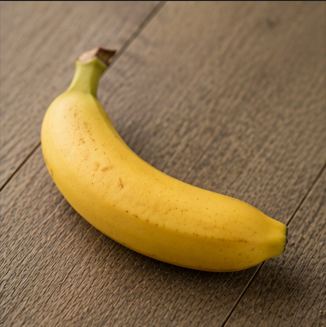
#> input picture minggu 11/dataset/kelas1/1.jpg, 326 x 327 px; its folder holds only this picture in this run
$ python 'Tugas 11.py'
#> lines starting #> are read from the running program, lines starting #| are printed output that depends on the picture; after the words box and inside, x2 and y2 are one past the last pixel; in counts of white or black regions, pixels touching at a corner belong together
import cv2
import numpy as np
import os
import matplotlib.pyplot as plt
from sklearn.neighbors import KNeighborsClassifier
from sklearn.model_selection import train_test_split
from sklearn.metrics import accuracy_score, confusion_matrix
from itertools import combinations

def load_dataset(path):

    images = []
    labels = []
    class_names = sorted(os.listdir(path))

    for label, cls in enumerate(class_names):

        cls_path = os.path.join(path, cls)

        for file in os.listdir(cls_path):

            img = cv2.imread(
                os.path.join(cls_path, file)
            )

            if img is None:
                continue

            gray = cv2.cvtColor(
                img,
                cv2.COLOR_BGR2GRAY
            )

            blur = cv2.GaussianBlur(
                gray,
                (7,7),
                0
            )

            _, thresh = cv2.threshold(
                blur,
                0,
                255,
                cv2.THRESH_BINARY + cv2.THRESH_OTSU
            )

            thresh = cv2.bitwise_not(thresh)

            kernel = np.ones((5,5), np.uint8)

            thresh = cv2.morphologyEx(
                thresh,
                cv2.MORPH_OPEN,
                kernel
            )

            thresh = cv2.morphologyEx(
                thresh,
                cv2.MORPH_CLOSE,
                kernel
            )

            thresh = cv2.erode(
                thresh,
                kernel,
                iterations=1
            )

            thresh = cv2.dilate(
                thresh,
                kernel,
                iterations=1
            )

            contours, _ = cv2.findContours(
                thresh,
                cv2.RETR_EXTERNAL,
                cv2.CHAIN_APPROX_NONE
            )

            if len(contours) == 0:
                continue

            contour = max(
                contours,
                key=cv2.contourArea
            )

            mask = np.zeros_like(thresh)

            cv2.drawContours(
                mask,
                [contour],
                -1,
                255,
                thickness=cv2.FILLED
            )

            images.append(mask)
            labels.append(label)

    return images, labels, class_names

def region_features(contour):

    area = cv2.contourArea(contour)

    perimeter = cv2.arcLength(
        contour,
        True
    )

    M = cv2.moments(contour)

    cx = M["m10"] / M["m00"] if M["m00"] != 0 else 0
    cy = M["m01"] / M["m00"] if M["m00"] != 0 else 0

    x, y, w, h = cv2.boundingRect(contour)

    aspect_ratio = w / h if h != 0 else 0

    rect_area = w * h

    extent = area / rect_area if rect_area != 0 else 0

    hull = cv2.convexHull(contour)

    hull_area = cv2.contourArea(hull)

    solidity = area / hull_area if hull_area != 0 else 0

    return [
        area,
        perimeter,
        cx,
        cy,
        w,
        h,
        hull_area,
        aspect_ratio,
        extent,
        solidity
    ]

def moment_features(contour):

    M = cv2.moments(contour)

    spatial = [
        M["m00"],
        M["m10"],
        M["m01"]
    ]

    central = [
        M["mu20"],
        M["mu02"],
        M["mu11"]
    ]

    hu = cv2.HuMoments(M).flatten()

    hu = -np.sign(hu) * np.log10(
        np.abs(hu) + 1e-10
    )

    return spatial + central + list(hu)

def chain_code_8(contour):

    points = contour.squeeze()

    dirs = [
        (1,0),
        (1,1),
        (0,1),
        (-1,1),
        (-1,0),
        (-1,-1),
        (0,-1),
        (1,-1)
    ]

    codes = []

    for i in range(len(points)-1):

        dx = points[i+1][0] - points[i][0]
        dy = points[i+1][1] - points[i][1]

        dx = int(np.sign(dx))
        dy = int(np.sign(dy))

        for idx, (x, y) in enumerate(dirs):

            if dx == x and dy == y:
                codes.append(idx)

    return codes[:30]

def chain_code_4(contour):

    points = contour.squeeze()

    dirs = [
        (1,0),
        (0,1),
        (-1,0),
        (0,-1)
    ]

    codes = []

    for i in range(len(points)-1):

        dx = points[i+1][0] - points[i][0]
        dy = points[i+1][1] - points[i][1]

        dx = int(np.sign(dx))
        dy = int(np.sign(dy))

        if abs(dx) > abs(dy):
            dy = 0
        else:
            dx = 0

        for idx, (x, y) in enumerate(dirs):

            if dx == x and dy == y:
                codes.append(idx)

    return codes[:30]

def normalize_chain_code_8(codes):

    if len(codes) == 0:
        return [0] * 30

    diff = []

    for i in range(len(codes)):
        diff.append(
            (codes[i] - codes[i-1]) % 8
        )

    diff += [0] * (30 - len(diff))

    return diff[:30]

def normalize_chain_code_4(codes):

    if len(codes) == 0:
        return [0] * 30

    diff = []

    for i in range(len(codes)):
        diff.append(
            (codes[i] - codes[i-1]) % 4
        )

    diff += [0] * (30 - len(diff))

    return diff[:30]

def polygon_features(contour):

    epsilon = 0.01 * cv2.arcLength(
        contour,
        True
    )

    approx = cv2.approxPolyDP(
        contour,
        epsilon,
        True
    )

    return [len(approx)]

def fourier_features(contour, n=20):

    pts = contour.squeeze()

    complex_pts = pts[:,0] + 1j * pts[:,1]

    complex_pts = complex_pts - np.mean(complex_pts)

    fd = np.fft.fft(complex_pts)

    fd = np.abs(fd)

    fd = fd[1:]

    if fd[0] != 0:
        fd = fd / fd[0]

    if len(fd) < n:
        fd = np.pad(
            fd,
            (0, n - len(fd))
        )

    return list(fd[:n])

def reconstruct_fourier(contour, descriptors):

    pts = contour.squeeze()

    complex_pts = pts[:,0] + 1j * pts[:,1]

    complex_pts = complex_pts - np.mean(complex_pts)

    fd = np.fft.fft(complex_pts)

    truncated = np.zeros_like(fd)

    truncated[:descriptors] = fd[:descriptors]
    truncated[-descriptors:] = fd[-descriptors:]

    reconstructed = np.fft.ifft(truncated)

    return reconstructed

def extract_features(images):

    features = []

    for img in images:

        contours, _ = cv2.findContours(
            img,
            cv2.RETR_EXTERNAL,
            cv2.CHAIN_APPROX_NONE
        )

        if len(contours) == 0:
            continue

        contour = max(
            contours,
            key=cv2.contourArea
        )

        f1 = region_features(contour)

        f2 = moment_features(contour)

        cc8 = chain_code_8(contour)
        cc8 = normalize_chain_code_8(cc8)

        cc4 = chain_code_4(contour)
        cc4 = normalize_chain_code_4(cc4)

        f3 = polygon_features(contour)

        f4 = fourier_features(contour)

        feature_vector = (
            f1 +
            f2 +
            cc8 +
            cc4 +
            f3 +
            f4
        )

        features.append(feature_vector)

    return np.array(features)

# [85 lines left out: function evaluate_feature_sets, not called in this run]

def visualize_per_class(images, labels, class_names):

    total_classes = len(class_names)

    for cls_idx in range(total_classes):

        class_images = []

        for i in range(len(images)):

            if labels[i] == cls_idx:
                class_images.append(images[i])

        plt.figure(figsize=(18,12))

        for j in range(len(class_images)):

            img = class_images[j]

            contours, _ = cv2.findContours(
                img,
                cv2.RETR_EXTERNAL,
                cv2.CHAIN_APPROX_NONE
            )

            if len(contours) == 0:
                continue

            contour = max(
                contours,
                key=cv2.contourArea
            )

            canvas = cv2.cvtColor(
                img,
                cv2.COLOR_GRAY2BGR
            )

            hull = cv2.convexHull(contour)

            epsilon = 0.01 * cv2.arcLength(
                contour,
                True
            )

            approx = cv2.approxPolyDP(
                contour,
                epsilon,
                True
            )

            x, y, w, h = cv2.boundingRect(contour)

            cv2.drawContours(
                canvas,
                [contour],
                -1,
                (0,255,0),
                2
            )

            cv2.drawContours(
                canvas,
                [hull],
                -1,
                (255,0,0),
                2
            )

            cv2.drawContours(
                canvas,
                [approx],
                -1,
                (0,0,255),
                2
            )

            cv2.rectangle(
                canvas,
                (x,y),
                (x+w,y+h),
                (255,255,0),
                2
            )

            plt.subplot(4,6,j+1)

            plt.imshow(canvas)

            plt.title(
                f"{class_names[cls_idx]}-{j+1}"
            )

            plt.axis("off")

            recon5 = reconstruct_fourier(
                contour,
                5
            )

            plt.subplot(4,6,j+7)

            plt.plot(
                recon5.real,
                recon5.imag
            )

            plt.title("FD-5")

            plt.axis("equal")

            plt.axis("off")

            recon10 = reconstruct_fourier(
                contour,
                10
            )

            plt.subplot(4,6,j+13)

            plt.plot(
                recon10.real,
                recon10.imag
            )

            plt.title("FD-10")

            plt.axis("equal")

            plt.axis("off")

            recon20 = reconstruct_fourier(
                contour,
                20
            )

            plt.subplot(4,6,j+19)

            plt.plot(
                recon20.real,
                recon20.imag
            )

            plt.title("FD-20")

            plt.axis("equal")

            plt.axis("off")

        plt.tight_layout()

        plt.show()

def run_pipeline(dataset_path):

    images, labels, class_names = load_dataset(
        dataset_path
    )
#> in load_dataset, img is the input picture: shape (327, 326, 3); mean B, G, R 74.7, 115, 142.2
#> in load_dataset, `gray = cv2.cvtColor( img, cv2.COLOR_BGR2GRAY )`:
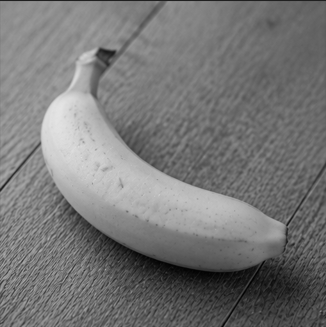
#> gray: shape (327, 326); min 1, max 229, mean 118.6
#> in load_dataset, `_, thresh = cv2.threshold( blur, 0, 255, cv2.THRESH_BINARY + cv2.THRES..`:
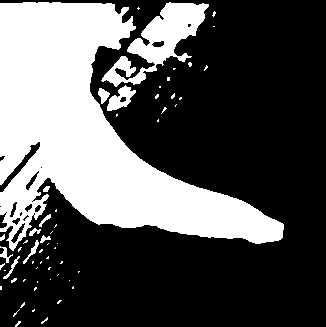
#> thresh: shape (327, 326); 33.6% white; 60 white regions (48 under 20 px), largest, box (x1, y1, x2, y2) and area: (0, 2, 284, 251) 31252, (101, 2, 209, 87) 3316, (107, 85, 136, 111) 372
#> in load_dataset, `thresh = cv2.morphologyEx( thresh, cv2.MORPH_OPEN, kernel )`: thresh: shape (327, 326); 64.9% white; 40 black regions (37 under 20 px), largest, box (x1, y1, x2, y2) and area: (0, 0, 284, 283) 36991, (23, 231, 53, 264) 206, (15, 321, 21, 327) 20
#> in load_dataset, `thresh = cv2.morphologyEx( thresh, cv2.MORPH_CLOSE, kernel )`:
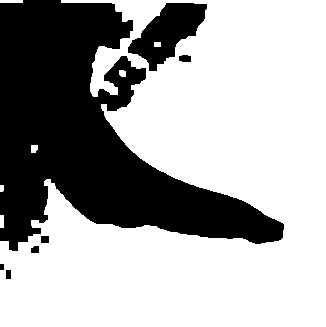
#> thresh: shape (327, 326); 65.6% white; 7 black regions, largest, box (x1, y1, x2, y2) and area: (0, 0, 284, 251) 33703, (128, 3, 207, 71) 2704, (179, 55, 191, 62) 75
#> in load_dataset, `thresh = cv2.erode( thresh, kernel, iterations=1 )`:
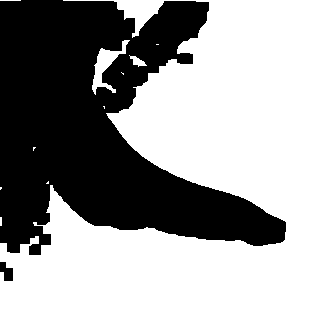
#> thresh: shape (327, 326); 62.1% white; 2 black regions, box (x1, y1, x2, y2) and area: (0, 0, 286, 255) 40192, (0, 262, 13, 281) 169
#> in load_dataset, `thresh = cv2.dilate( thresh, kernel, iterations=1 )`: thresh: shape (327, 326); 65.6% white; 5 black regions
#> in load_dataset, `contours, _ = cv2.findContours( thresh, cv2.RETR_EXTERNAL, cv2.CHAIN_A..`: contours = 7 contours, 1 with area under 20; largest, box (x1, y1, x2, y2) and area: (0, 0, 326, 327) 68667, (0, 0, 23, 3) 44, (31, 145, 38, 153) 38, (0, 215, 4, 228) 36, (119, 70, 126, 77) 32, (154, 42, 161, 47) 24
#> in load_dataset, `contour = max( contours, key=cv2.contourArea )`: contour = contour of 2274 points, box (x1, y1, x2, y2) (0, 0, 326, 327), area 68667
#> in load_dataset, `cv2.drawContours( mask, [contour], -1, 255, thickness=cv2.FILLED )`:
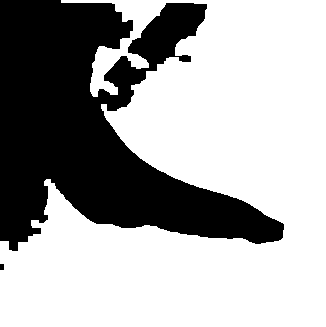
#> mask: shape (327, 326); 65.5% white; 2 black regions, box (x1, y1, x2, y2) and area: (0, 0, 284, 251) 36773, (0, 264, 4, 270) 24
#> images = 1 item; labels = [0]; class_names = ['kelas1']

    print("Jumlah Data :", len(images))
#| Jumlah Data : 1

    print("Class :", class_names)
#| Class : ['kelas1']

    visualize_per_class(
        images,
        labels,
        class_names
    )
#> in visualize_per_class, `total_classes = len(class_names)`: total_classes = 1
#> the loop in visualize_per_class, `for cls_idx in range(total_classes): ` made 1 pass
#> pass 1, in visualize_per_class, `plt.show()`:
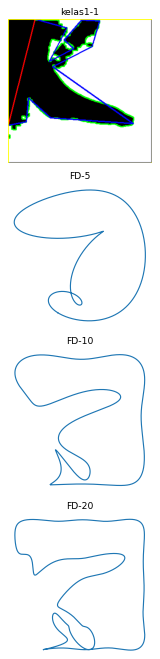
#> figure drawn by matplotlib, 4 panels; B, G, R data is drawn as R, G, B
#> after the loop in visualize_per_class, `for cls_idx in range(total_classes):`:
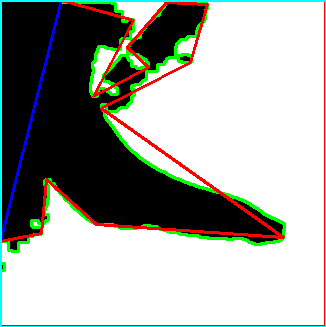
#> canvas: shape (327, 326, 3); mean B, G, R 159.7, 166, 162.5

    X = extract_features(images)
#> the loop in extract_features, `for img in images: ` made 1 pass
#> (area in region_features, perimeter in region_features, cx in region_features, cy in region_features, x in region_features, y in region_features, w in region_features, h in region_features) on pass 1: (68667, 2419.8, 198.8, 183.1, 0, 0, 326, 327)
#> after the loop in extract_features, `for img in images:`: features = 1 item

    y = np.array(labels)
#> y = [0]

#> (the run stopped early here; a loop or call above may not have finished)

$ run again, on minggu 11/dataset/kelas1/2.jpg
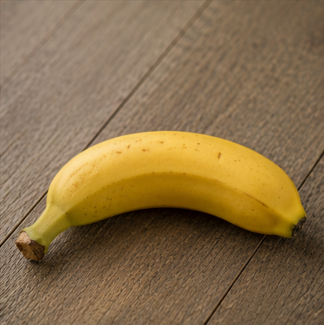
#> input picture minggu 11/dataset/kelas1/2.jpg, 324 x 325 px
#> in load_dataset, img is the input picture: shape (325, 324, 3); mean B, G, R 74, 111.1, 136.4
#> in load_dataset, `_, thresh = cv2.threshold( blur, 0, 255, cv2.THRESH_BINARY + cv2.THRES..`:
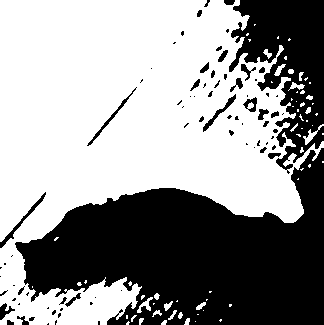
#> thresh: shape (325, 324); 59.1% white; 79 black regions (53 under 20 px), largest, box (x1, y1, x2, y2) and area: (15, 148, 324, 325) 32226, (229, 0, 324, 174) 8686, (0, 192, 46, 248) 250
#> in load_dataset, `contours, _ = cv2.findContours( thresh, cv2.RETR_EXTERNAL, cv2.CHAIN_A..`: contours = 12 contours, 4 with area under 20; largest, box (x1, y1, x2, y2) and area: (16, 148, 324, 325) 31694, (232, 0, 324, 154) 8382, (0, 307, 5, 319) 42, (224, 0, 234, 5) 34, (277, 159, 283, 165) 24, (277, 121, 283, 126) 20, (236, 79, 241, 85) 20, (241, 65, 246, 71) 20
#> contour = contour of 1067 points, box (x1, y1, x2, y2) (16, 148, 324, 325), area 31694
#> mask: shape (325, 324); 30.6% white; 1 white region, box (x1, y1, x2, y2) and area: (16, 148, 324, 325) 32228
#> images = 1 item; labels = [0]; class_names = ['kelas1']
#| Jumlah Data : 1
#| Class : ['kelas1']
#> total_classes = 1
#> after the loop in visualize_per_class, `for cls_idx in range(total_classes):`:
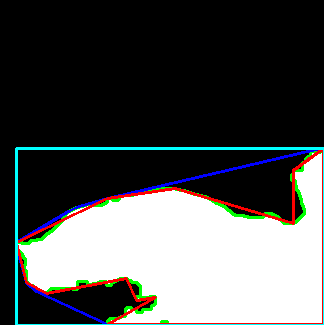
#> canvas: shape (325, 324, 3); mean B, G, R 79, 79.9, 76.9
#> the loop in extract_features, `for img in images: ` made 1 pass
#> (area in region_features, perimeter in region_features, cx in region_features, cy in region_features, x in region_features, y in region_features, w in region_features, h in region_features) on pass 1: (31693.5, 1145.3, 193, 256.2, 16, 148, 308, 177)
#> after the loop in extract_features, `for img in images:`: features = 1 item
#> in run_pipeline, `y = np.array(labels)`: y = [0]

$ run again, on minggu 11/dataset/kelas1/3.jpg
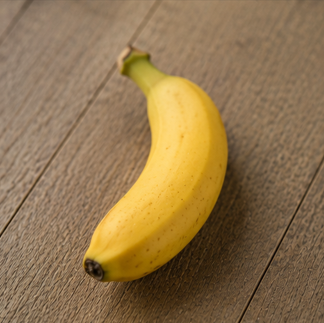
#> input picture minggu 11/dataset/kelas1/3.jpg, 324 x 323 px
#> in load_dataset, img is the input picture: shape (323, 324, 3); mean B, G, R 78.1, 117, 144.4
#> in load_dataset, `_, thresh = cv2.threshold( blur, 0, 255, cv2.THRESH_BINARY + cv2.THRES..`:
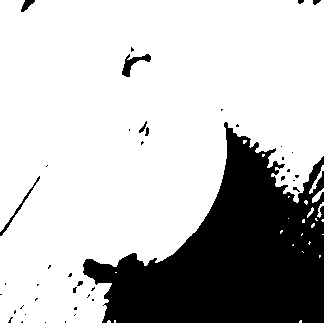
#> thresh: shape (323, 324); 75% white; 42 black regions (34 under 20 px), largest, box (x1, y1, x2, y2) and area: (83, 122, 324, 323) 25377, (122, 54, 151, 77) 238, (0, 176, 40, 236) 170
#> in load_dataset, `contours, _ = cv2.findContours( thresh, cv2.RETR_EXTERNAL, cv2.CHAIN_A..`: contours = 7 contours, 3 with area under 20; largest, box (x1, y1, x2, y2) and area: (84, 128, 324, 323) 24597, (123, 60, 133, 76) 98, (23, 0, 34, 9) 54, (145, 55, 150, 61) 20
#> contour = contour of 952 points, box (x1, y1, x2, y2) (84, 128, 324, 323), area 24597
#> mask: shape (323, 324); 24% white; 1 white region, box (x1, y1, x2, y2) and area: (84, 128, 324, 323) 25074
#> images = 1 item; labels = [0]; class_names = ['kelas1']
#| Jumlah Data : 1
#| Class : ['kelas1']
#> total_classes = 1
#> after the loop in visualize_per_class, `for cls_idx in range(total_classes):`:
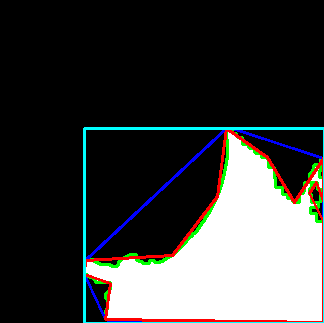
#> canvas: shape (323, 324, 3); mean B, G, R 61.8, 62.4, 60.4
#> the loop in extract_features, `for img in images: ` made 1 pass
#> (area in region_features, perimeter in region_features, cx in region_features, cy in region_features, x in region_features, y in region_features, w in region_features, h in region_features) on pass 1: (24597, 1012.5, 231.3, 257.2, 84, 128, 240, 195)
#> after the loop in extract_features, `for img in images:`: features = 1 item
#> in run_pipeline, `y = np.array(labels)`: y = [0]
